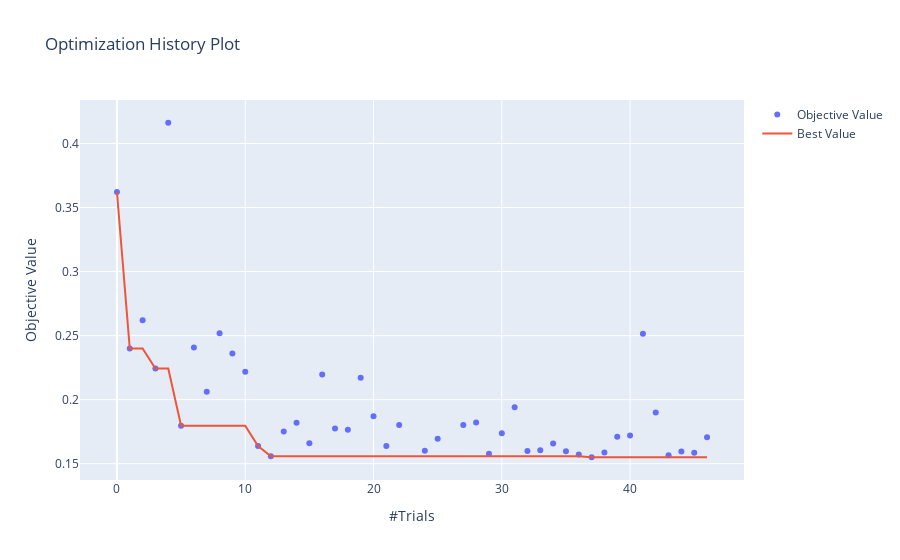

Notebook code for this chart:
### Markdown cell above
## Plots

### Code cell
f = plot_optimization_history(study)
f.update_layout(height=500)

### Figure 1 — Plotly figure (JSON) as saved in the notebook; plotly's stock layout.template omitted (floating-point values rounded to 4 significant figures)
{"data": [{"mode": "markers", "name": "Objective Value", "type": "scatter", "x": [0, 1, 2, 3, 4, 5, 6, 7, 8, 9, 10, 11, 12, 13, 14, 15, 16, 17, 18, 19, 20, 21, 22, 24, 25, 27, 28, 29, 30, 31, 32, 33, 34, 35, 36, 37, 38, 39, 40, 41, 42, 43, 44, 45, 46], "y": [0.3621, 0.2399, 0.262, 0.2243, 0.4162, 0.1796, 0.2408, 0.2061, 0.2518, 0.236, 0.2218, 0.1637, 0.1558, 0.1752, 0.1819, 0.1659, 0.2197, 0.1775, 0.1765, 0.2172, 0.1871, 0.1638, 0.1802, 0.16, 0.1695, 0.1802, 0.1822, 0.1578, 0.1738, 0.1941, 0.1599, 0.1604, 0.1657, 0.1596, 0.1571, 0.155, 0.1588, 0.1711, 0.172, 0.2514, 0.19, 0.1565, 0.1596, 0.1586, 0.1706]}, {"name": "Best Value", "type": "scatter", "x": [0, 1, 2, 3, 4, 5, 6, 7, 8, 9, 10, 11, 12, 13, 14, 15, 16, 17, 18, 19, 20, 21, 22, 24, 25, 27, 28, 29, 30, 31, 32, 33, 34, 35, 36, 37, 38, 39, 40, 41, 42, 43, 44, 45, 46], "y": [0.3621, 0.2399, 0.2399, 0.2243, 0.2243, 0.1796, 0.1796, 0.1796, 0.1796, 0.1796, 0.1796, 0.1637, 0.1558, 0.1558, 0.1558, 0.1558, 0.1558, 0.1558, 0.1558, 0.1558, 0.1558, 0.1558, 0.1558, 0.1558, 0.1558, 0.1558, 0.1558, 0.1558, 0.1558, 0.1558, 0.1558, 0.1558, 0.1558, 0.1558, 0.1558, 0.155, 0.155, 0.155, 0.155, 0.155, 0.155, 0.155, 0.155, 0.155, 0.155]}], "layout": {"autosize": true, "title": {"text": "Optimization History Plot"}, "xaxis": {"autorange": true, "range": [-2.761, 48.76], "showspikes": false, "title": {"text": "#Trials"}, "type": "linear"}, "yaxis": {"autorange": true, "range": [0.1366, 0.4346], "showspikes": false, "title": {"text": "Objective Value"}, "type": "linear"}}}
